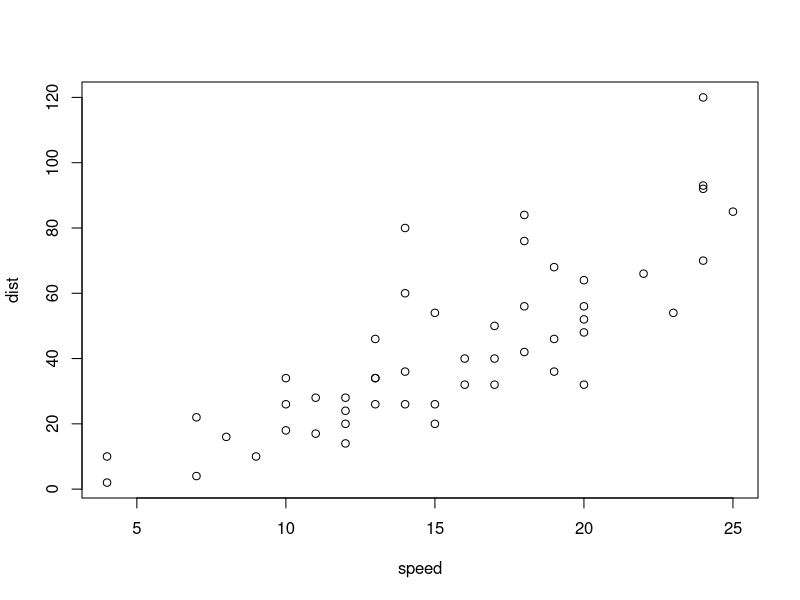
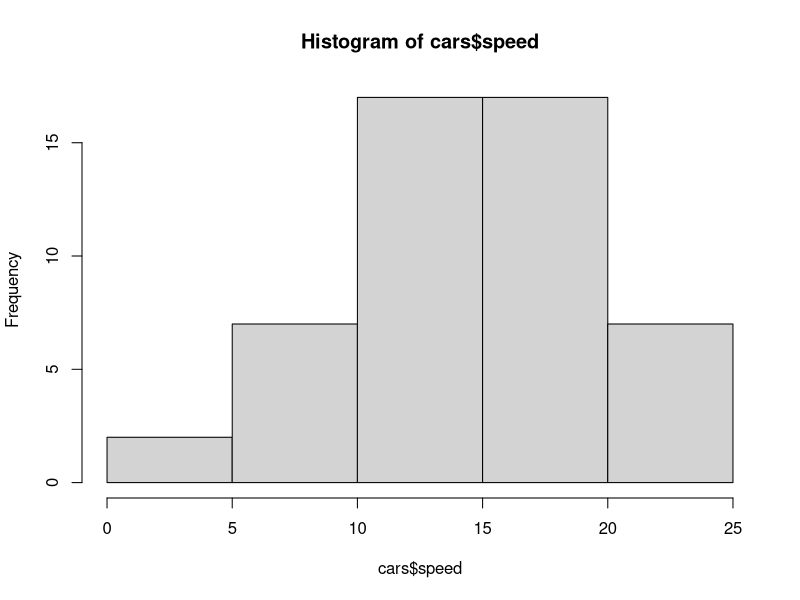
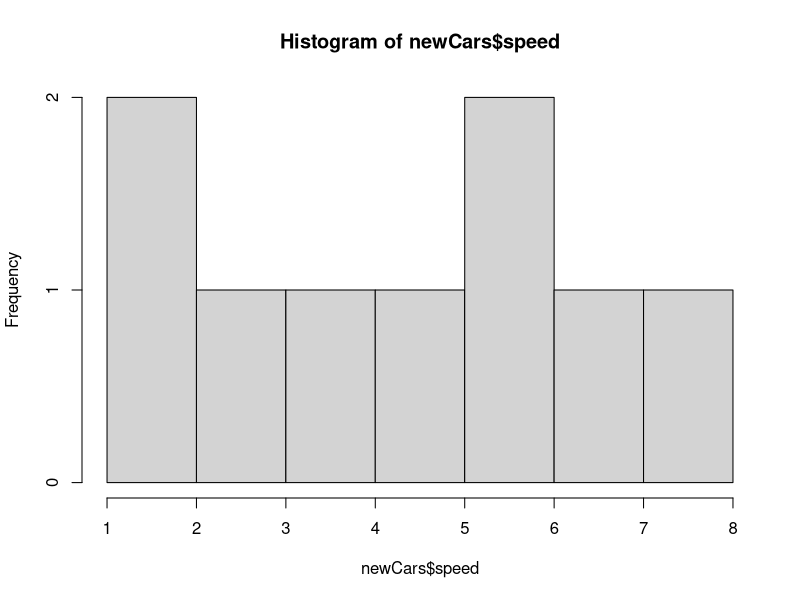

Reproduce these figures in R, in order.
## ---- chunk 1
cars
## ---- chunk 2
plot(cars)
## ---- chunk 3
names(cars)
## ---- chunk 4
cars[5, "speed"]
## ---- chunk 5
cars[5, ]
## ---- chunk 6
cars[c(5, 8), ]
## ---- chunk 7
cars[, "speed"]
## ---- chunk 8
cars$speed
## ---- chunk 9
hist(cars$speed)
## ---- chunk 10

## ---- chunk 11
newCars <- read.csv("data/newCars.csv")
## ---- chunk 12
newCars
## ---- chunk 13
hist(newCars$speed)
## ---- chunk 14
newCars[, c(FALSE, TRUE)]
## ---- chunk 15
newCars[c(TRUE, TRUE, TRUE, TRUE, FALSE, FALSE, FALSE, FALSE, TRUE), ]
## ---- chunk 16
carsInA <- (newCars$category == "A")
newCars[carsInA, ]
## ---- chunk 17

